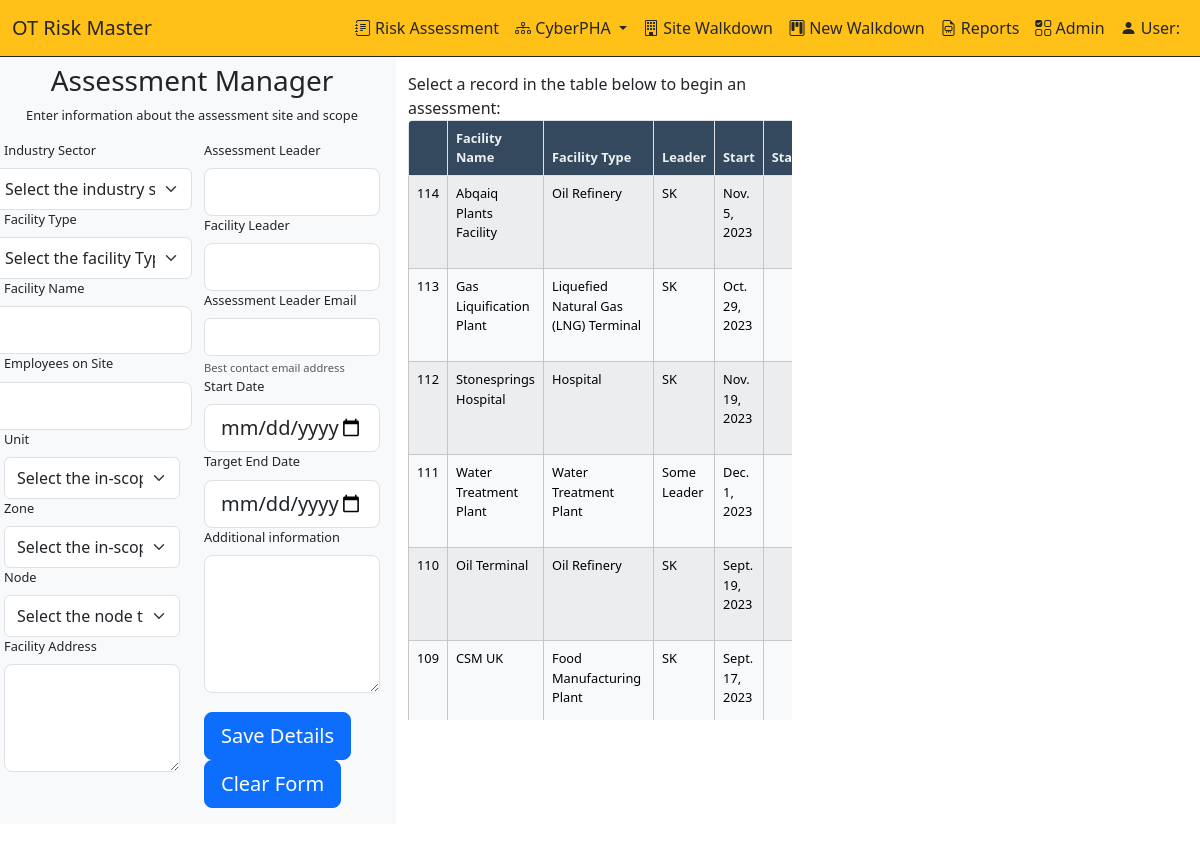
The page /OTRisk/save-cyberpha/ on the database as committed earlier.
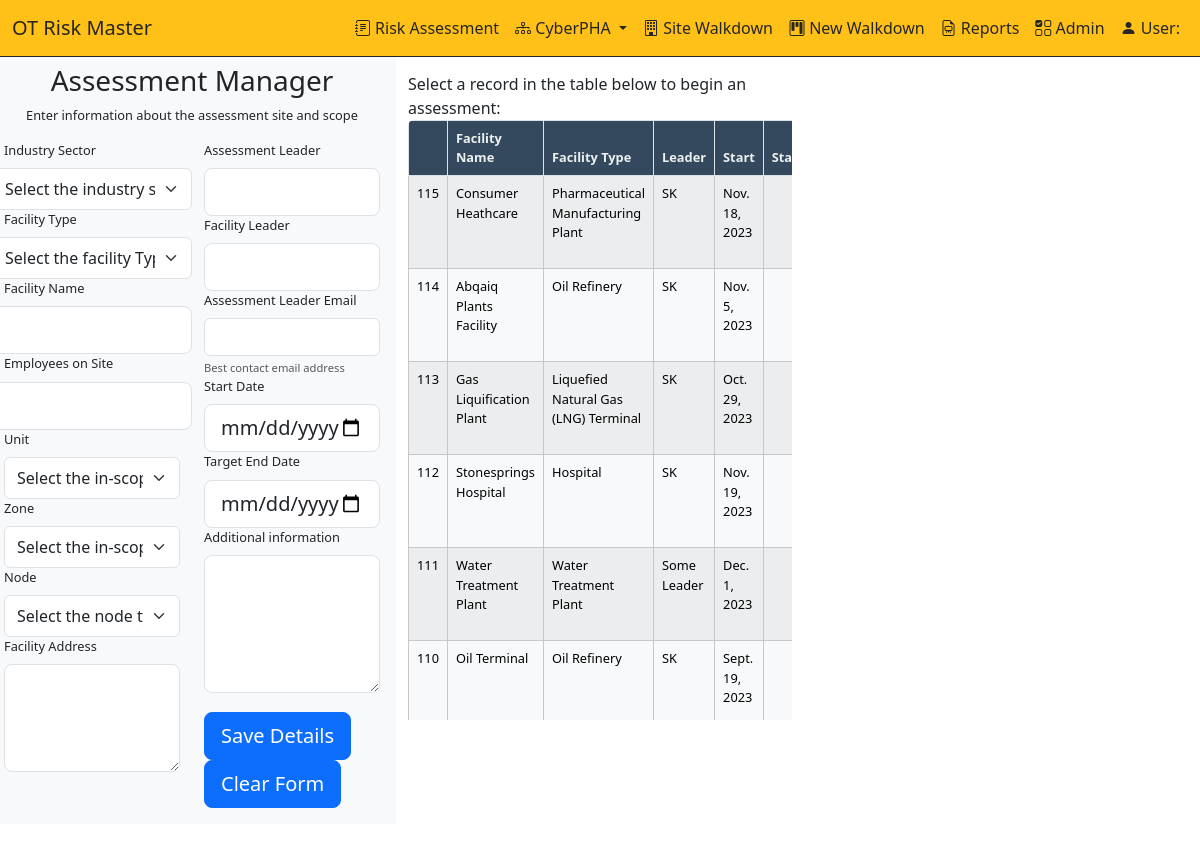
The same page on the database as committed later.
### OTRisk/models/Model_CyberPHA.py (models this page shows, shortened)
class tblCyberPHAHeader(models.Model):
    ID = models.AutoField(primary_key=True)
    PHALeader = models.CharField(max_length=30)
    PHALeaderEmail = models.CharField(max_length=50)
    FacilityID = models.IntegerField()
    FacilityName = models.CharField(max_length=50)
    FacilityOwner = models.CharField(max_length=50)
    FacilityScope = models.CharField(max_length=255)
    Description = models.CharField(max_length=255)
    Notes = models.TextField(max_length=255)
    Date = models.DateTimeField()
    AssessmentUnit = models.CharField(max_length=100)
    AssessmentNode = models.CharField(max_length=100)
    AssessmentZone = models.CharField(max_length=100)
    FacilityType = models.CharField(max_length=100)
    Industry = models.TextField(max_length=30)
    EmployeesOnSite = models.IntegerField()
    AssessmentStartDate = models.DateField()
    AssessmentEndDate = models.DateField()
    AssessmentStatus = models.CharField(max_length=10)
    UserID = models.CharField(max_length=10)
    Timestamp = models.DateField
    Deleted = models.IntegerField()
    facilityAddress = models.CharField(max_length=255)
    title = models.TextField()
    safetySummary = models.TextField()
    chemicalSummary = models.TextField()
    physicalSummary = models.TextField()
    otherSummary = models.TextField()
    complianceSummary = models.TextField()
    country = models.TextField()
    SHIFT_MODELS = [
        ('Single Shift Model', 'Single Shift Model'),
        ('Double Shift Model', 'Double Shift Model'),
        ('Three-Shift (24/7) Model', 'Three-Shift (24/7) Model'),
        ('Rotating Shift Model', 'Rotating Shift Model'),
        ('Fixed Shift Model', 'Fixed Shift Model'),
        ('Split Shift Model', 'Split Shift Model'),
        ('On-Call or Flex Shift Model', 'On-Call or Flex Shift Model'),
        ('Compressed Workweek Model', 'Compressed Workweek Model'),
        ('Part-Time or Seasonal Model', 'Part-Time or Seasonal Model'),
        ('Hybrid Shift Models', 'Hybrid Shift Models'),
    ]
    shift_model = models.CharField(max_length=50, choices=SHIFT_MODELS)
    annual_revenue = models.DecimalField(max_digits=10, decimal_places=0)
    cyber_insurance = models.BooleanField(default=False)
    pha_score = models.IntegerField()
    sl_t = models.PositiveSmallIntegerField(choices=SECURITY_LEVELS, default=0)
    assessment = models.IntegerField(null=True, blank=True)
    bia_scenarios = models.IntegerField(null=True, blank=True)  # overall bia score based on all scenarios
    risk_scenarios = models.IntegerField(null=True, blank=True)  # overall cyberPHA risk score based on all scenarios
    class Meta:
        db_table = 'tblCyberPHAHeader'

### OTRisk/views.py (the view, shortened to what this page needs)
# urls.py: path('save-cyberpha/', views.save_cyberpha, name='save_cyberpha'),
def save_cyberpha(request):
    tblCyberPHAList = tblCyberPHAHeader.objects.all().order_by('ID')[::-1]
    return render(request, 'CyberPHAManager.html', {'tblCyberPHAList': tblCyberPHAList})

### OTRisk/templates/OTRisk/cyberPHAManager.html (shortened to what the changed rows need)
{% load static %}
<!DOCTYPE html>
<html>
<head>
    <link href="https://cdn.jsdelivr.net/npm/bootstrap-icons@1.7.1/font/bootstrap-icons.css" rel="stylesheet">
    <link href="https://cdn.jsdelivr.net/npm/select2@4.1.0-beta.1/dist/css/select2.min.css" rel="stylesheet" />
     {% load django_bootstrap5 %}
    {% bootstrap_css %}
<body>
<div class="row">
      <div class="col-md-4">
      <br><br><br>Select a record in the table below to begin an assessment:
            <div id="CyberPHAList">
                <div class="table-container small-font">
                    <table id="tblcyberPHAList" class="table table-striped table-bordered shadow-sm p-3 mb-5 bg-white rounded">
                        <thead class="thead-dark">
                        <tr>
                            <th></th>
                            <th>Facility Name</th>
                            <th>Facility Type</th>
                            <th>Leader</th>
                            <th>Start</th>
                            <th>Status</th>
                        </tr>
                         </thead>
                        <tbody>
                            {% for cyberPHA in tblCyberPHAList %}
                            <tr data-id="{{ cyberPHA.ID }}" class="table-light">
                                <td>{{ cyberPHA.ID }}</td>
                                <td>{{ cyberPHA.FacilityName }}</td>
                                <td>{{ cyberPHA.FacilityType }}</td>
                                <td>{{ cyberPHA.PHALeader }}</td>
                                <td>{{ cyberPHA.AssessmentStartDate }}</td>
                                <td>{{ cyberPHA.AssessmentStatus }}</td>
                            </tr>
                            {% endfor %}
                        </tbody>
                    </table>
                </div>
            </div>
      </div>
</body>
</html>

Rows that differ between the two databases and show on the page:
no longer on this page (row unchanged): tblCyberPHAHeader: ID "109", FacilityName "CSM UK", FacilityType "Food Manufacturing Plant", PHALeader "SK", AssessmentStartDate "Sept. 17, 2023"
added tblCyberPHAHeader: ID "115", FacilityName "Consumer Heathcare", FacilityType "Pharmaceutical Manufacturing Plant", PHALeader "SK", AssessmentStartDate "Nov. 18, 2023"
